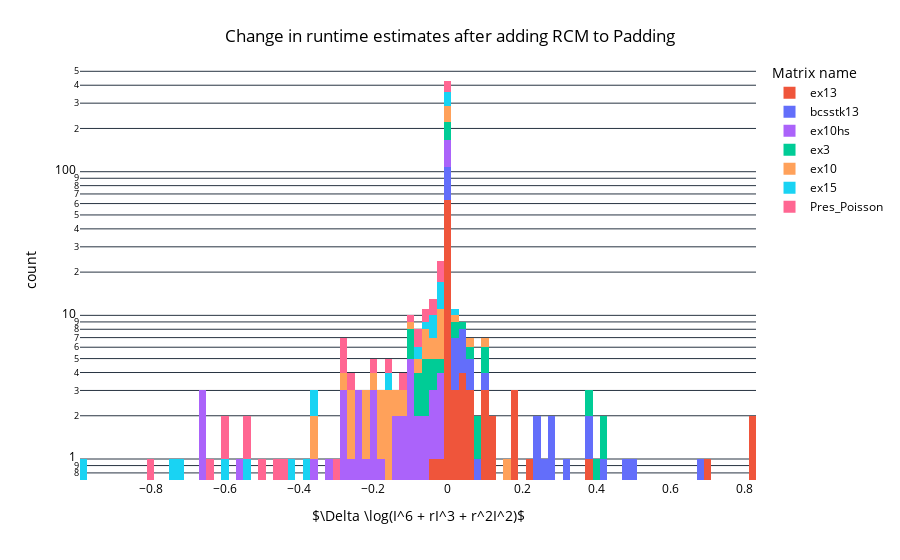

The code cell stored with this chart in its notebook:
### Code cell
fig = px.histogram(rcm_padding_diff_df, x="log_obj_func_diff", nbins=100, log_y=True, 
                   color="matrix_name",
                #  histnorm="probability",  # won't add up to one overall when multiple groups are used
                  color_discrete_map=matrix_color_map,
                  labels={
                      "log_obj_func_diff": r'$\Delta \log(I^6 + rI^3 + r^2I^2)$',
                      "matrix_name": "Matrix name",
                      "tile_size": "Tile size",
                  })
fig.update_layout(
        title={
            'text': "Change in runtime estimates after adding RCM to Padding",
            'x': 0.5,
            'xanchor': 'center',
            'yanchor': 'top'
        },
        plot_bgcolor='white',  # Plot area background color
        paper_bgcolor='white',  # Entire figure background color
        font=dict(color='black'),  # Font color
    )
fig.show()
fig.write_image("plots/rcm_padding_log_obj_func_diff_plot.pdf")

### Figure 1 — Plotly figure (JSON) as saved in the notebook; plotly's stock layout.template omitted (floating-point values rounded to 4 significant figures)
{"data": [{"alignmentgroup": "True", "bingroup": "x", "hovertemplate": "Matrix name=ex13<br>$\\Delta \\log(I^6 + rI^3 + r^2I^2)$=%{x}<br>count=%{y}<extra></extra>", "legendgroup": "ex13", "marker": {"color": "#EF553B", "pattern": {"shape": ""}}, "name": "ex13", "nbinsx": 100, "offsetgroup": "ex13", "orientation": "v", "showlegend": true, "x": [0.8159, 0.3872, -0.0008705, 0.1719, 0.1766, 0.1002, 0.05099, 0.06861, 0.006967, 0.002062, 5.225e-05, 2.12e-05, 1.554e-06, 4.641e-07, 0.0, 0.0, 0.0, 0.0, 0.0, 0.00115, 0.0001255, 0.0, 2.133e-05, 0.0, 0.0, 0.8164, 0.04923, 0.2194, -0.03845, 0.02747, 0.05391, 0.1222, 0.09244, 0.1025, 0.03808, 0.01971, 0.0007062, 0.00019, 4.913e-05, 1.446e-05, 6.241e-06, 3.565e-07, 0.0, 0.0, 0.0, 0.0, 0.0, 0.0, 0.0002338, 0.0, 0.0, -1.036e-06, 0.0, 0.0, 0.1224, -0.0007433, 0.0003133, 0.0, 0.0, 0.0, 0.0, 0.6924, 0.03131, 0.1717, 0.04475, 0.01765, 0.006782, 0.001106, 3.044e-05, 0.0, 0.0, 0.0, 0.0, 0.0, 0.0, 0.0, 2.153e-05, 0.0, 0.0, -0.01928, 0.0009303, 3.569e-05, 0.0, 0.0, 0.003716, 0.0002443, 0.0, 0.0, 0.0], "xaxis": "x", "yaxis": "y", "type": "histogram"}, {"alignmentgroup": "True", "bingroup": "x", "hovertemplate": "Matrix name=bcsstk13<br>$\\Delta \\log(I^6 + rI^3 + r^2I^2)$=%{x}<br>count=%{y}<extra></extra>", "legendgroup": "bcsstk13", "marker": {"color": "#636EFA", "pattern": {"shape": ""}}, "name": "bcsstk13", "nbinsx": 100, "offsetgroup": "bcsstk13", "orientation": "v", "showlegend": true, "x": [0.002469, -6.853e-08, 0.0, 0.07303, 0.09673, 0.06522, 0.04094, 0.008676, -3.68e-06, -1.563e-07, -4.19e-08, -3.44e-09, 0.0, 0.0, 0.0, 0.00363, 0.001143, -4.14e-08, 0.0, 0.0, 0.2746, 0.4951, 0.4812, 0.6835, 0.4224, 0.2354, 0.04812, 0.00262, -3.321e-06, -1.936e-07, -1.853e-07, -6.8e-08, -6.809e-09, 0.0, 0.0, 0.02164, 0.01322, 0.003452, -5.785e-07, -4.165e-08, 0.0, 0.0, 0.04018, 0.004543, -1.929e-06, -3.425e-09, 0.0, 0.2338, 0.2504, 0.05213, 0.008536, 3.919e-05, 0.0, 0.0, 0.3705, 0.03785, 0.01276, -4.209e-07, 0.0, 0.0, 0.3286, 0.2877, 0.02621, 0.002168, -3.709e-06, -3.394e-09, 0.0], "xaxis": "x", "yaxis": "y", "type": "histogram"}, {"alignmentgroup": "True", "bingroup": "x", "hovertemplate": "Matrix name=ex10hs<br>$\\Delta \\log(I^6 + rI^3 + r^2I^2)$=%{x}<br>count=%{y}<extra></extra>", "legendgroup": "ex10hs", "marker": {"color": "#AB63FA", "pattern": {"shape": ""}}, "name": "ex10hs", "nbinsx": 100, "offsetgroup": "ex10hs", "orientation": "v", "showlegend": true, "x": [-0.6537, -0.5631, -0.1383, -0.1935, -0.2356, -0.2772, -0.2003, -0.00915, -0.005213, -7.689e-05, -4.188e-05, 0.0, 0.0, 0.0, 0.0, 0.0, 0.0, -8.668e-05, 0.0, 0.0, 0.0, -0.6569, -0.08689, -0.1309, -0.2349, -0.2034, -0.1732, -0.2639, -0.2793, -0.1224, -0.08579, -0.007476, -0.006351, -0.0003033, -0.000142, -3.492e-05, 0.0, 0.0, 0.0, 0.0, 0.0, 0.0, 0.0, 0.0, -0.3282, -0.09774, -0.2435, -0.06228, -0.03817, -0.02978, -0.01901, -0.004757, -0.0004304, 1.22e-06, 1.37e-07, 1.033e-07, 1.394e-08, 3.959e-09, 0.0, 0.0, 0.0, -0.1013, -0.1059, -0.03912, -0.0004877, -9.92e-06, 0.0, 0.0, 0.0, -0.6556, -0.352, -0.2803, -0.09543, -0.2225, -0.11, -0.01407, -0.001681, -0.0001007, 2.717e-06, 0.0, 0.0, 0.0, 0.0, 0.0, -0.09328, -0.05084, -0.004324, -0.0003951, 0.0, 0.0, 0.0, -0.0001455, 0.0, 0.0, 0.0], "xaxis": "x", "yaxis": "y", "type": "histogram"}, {"alignmentgroup": "True", "bingroup": "x", "hovertemplate": "Matrix name=ex3<br>$\\Delta \\log(I^6 + rI^3 + r^2I^2)$=%{x}<br>count=%{y}<extra></extra>", "legendgroup": "ex3", "marker": {"color": "#00CC96", "pattern": {"shape": ""}}, "name": "ex3", "nbinsx": 100, "offsetgroup": "ex3", "orientation": "v", "showlegend": true, "x": [0.4042, 0.08445, -0.06248, 0.03848, -0.0108, -0.009546, 0.0005714, 0.0006007, 1.213e-05, 4.298e-07, 7.835e-08, 2.19e-08, 4.514e-09, 0.0, 0.0, 0.4197, 0.09487, -0.07963, 0.06939, -0.05473, -0.09865, -0.08182, -0.1059, 0.02411, 0.0, 0.003235, 0.001513, 0.0008615, 5.428e-05, 1.177e-05, 1.089e-05, 2.54e-06, 1.01e-07, 7.915e-08, 1.103e-08, 4.559e-09, 0.0, 0.0, 0.3714, -0.003945, 0.0008286, -5.94e-06, 2.166e-06, 0.0, 0.0, 0.003592, -9.606e-05, 1.096e-08, 0.0, 0.0, -0.001387, 0.0007681, 0.0, -0.04653, -0.0003563, 0.0001101, 2.209e-08, 0.0, 0.09435, -0.06904, -0.1008, -0.04729, 0.01916, 0.0004049, 2.796e-05, 3.003e-07, 1.297e-07, 4.536e-09, 0.0, 8.916e-05, 4.582e-09, 0.0, 0.0, 0.0, 0.000232, 0.0, 0.0], "xaxis": "x", "yaxis": "y", "type": "histogram"}, {"alignmentgroup": "True", "bingroup": "x", "hovertemplate": "Matrix name=ex10<br>$\\Delta \\log(I^6 + rI^3 + r^2I^2)$=%{x}<br>count=%{y}<extra></extra>", "legendgroup": "ex10", "marker": {"color": "#FFA15A", "pattern": {"shape": ""}}, "name": "ex10", "nbinsx": 100, "offsetgroup": "ex10", "orientation": "v", "showlegend": true, "x": [-0.09719, -0.01303, -0.0008842, -0.0005794, 4.693e-07, 4.172e-08, 4.696e-09, 0.0, 0.0, -0.2016, 0.02277, -0.003312, 0.05524, -0.05285, -0.02187, -0.1376, 0.002272, 0.0005758, 5.184e-06, 7.968e-06, 1.208e-07, 8.718e-08, 9.312e-09, 4.673e-09, 0.0, 0.0, -0.221, -0.1517, -0.1501, -0.2531, -0.3575, -0.2658, -0.05324, -0.0002705, -3.608e-05, 2.733e-06, 3.691e-07, 5.435e-08, 9.371e-09, 1.953e-09, 0.0, 0.0, 0.0, -0.0285, 0.0001706, 0.0001287, 8.834e-08, 9.43e-09, 0.0, 0.0, -0.2824, -0.03284, -0.003391, -0.0001543, 1.19e-06, 0.0, 0.0, -0.001603, 9.148e-07, 0.0, -0.002657, -0.0007995, 0.0, -0.1785, -0.1119, 0.1588, -0.2254, -0.1512, -0.05663, -0.01239, -0.0006222, -0.0001331, -5.573e-05, 2.181e-07, 1.653e-08, 1.945e-09, 0.0, 0.0, -0.1707, -0.07429, -0.02544, 0.106, -0.01353, -0.009962, -0.03722, -0.003572, -0.0004222, 1.489e-06, 1.654e-07, 6.184e-08, 1.666e-08, 4.72e-09, 1.96e-09, 0.0, 0.0], "xaxis": "x", "yaxis": "y", "type": "histogram"}, {"alignmentgroup": "True", "bingroup": "x", "hovertemplate": "Matrix name=ex15<br>$\\Delta \\log(I^6 + rI^3 + r^2I^2)$=%{x}<br>count=%{y}<extra></extra>", "legendgroup": "ex15", "marker": {"color": "#19D3F3", "pattern": {"shape": ""}}, "name": "ex15", "nbinsx": 100, "offsetgroup": "ex15", "orientation": "v", "showlegend": true, "x": [-0.6069, -0.7428, 0.0, 0.0, 0.0, -0.4102, -0.1564, -0.7189, -0.02571, 0.0, 0.0, 0.0, 0.0, 0.0, -0.02919, -0.04468, -0.05627, -0.01637, 6.548e-05, -6.812e-06, -7.819e-08, -4.786e-09, 0.0, -1.676e-10, 0.0, -0.5333, -0.008991, -0.07491, 0.01049, -0.007263, -0.001783, -0.0007315, -0.0001691, 0.0, 0.0, 0.0, 0.0, 0.0, 0.0, 0.0, 0.0, 0.0, -0.002763, -0.0002168, -4.169e-05, 0.0, 0.0, 0.0, 0.0, -0.03528, -0.03938, 3.069e-05, 0.0, 0.0, 0.0, 0.0, -0.3523, -0.004805, -0.01979, 0.005213, -0.001479, -0.0005415, -0.0005671, 0.0, 0.0, 0.0, 0.0, 0.0, 0.0, 0.0, 0.0, -0.9832, -0.3719, -0.01166, -0.002308, 5.46e-05, 0.0, 0.0, 0.0, 0.0, 0.0, 0.0, -0.02516, -0.0001595, -2.051e-05, 0.0, 0.0, 0.0, 0.0, 0.0, 0.0], "xaxis": "x", "yaxis": "y", "type": "histogram"}, {"alignmentgroup": "True", "bingroup": "x", "hovertemplate": "Matrix name=Pres_Poisson<br>$\\Delta \\log(I^6 + rI^3 + r^2I^2)$=%{x}<br>count=%{y}<extra></extra>", "legendgroup": "Pres_Poisson", "marker": {"color": "#FF6692", "pattern": {"shape": ""}}, "name": "Pres_Poisson", "nbinsx": 100, "offsetgroup": "Pres_Poisson", "orientation": "v", "showlegend": true, "x": [-0.4432, -0.2898, -0.08173, -0.05504, -0.007614, -0.0008543, -0.0001372, -1.18e-05, -3.084e-07, -5.122e-08, -1.51e-09, -8.095e-10, -1.662e-11, 0.0, 0.0, -1.515e-05, -1.661e-11, 0.0, 0.0, -0.005331, -0.0004647, -5.355e-05, -1.039e-08, -3.879e-10, 0.0, 0.0, -0.6013, -0.7997, -0.6456, -0.1607, -0.01792, -0.01377, -0.00798, -0.002294, -0.0001538, -3.472e-06, -1.031e-07, -2.924e-09, -7.91e-11, 0.0, 0.0, 0.0, -8.949e-06, 0.0, 0.0, -0.4639, -0.2557, -0.01886, -0.00201, -0.0002093, -1.363e-05, -3.986e-07, -1.487e-08, -1.186e-10, 0.0, 0.0, -0.5315, -0.2799, -0.4925, -0.2971, -0.2076, -0.06528, -0.09811, -0.008016, -0.0356, -0.027, -0.005188, -0.01139, -0.02084, -0.01032, -0.001472, -0.0002041, -2.457e-05, -5.368e-06, -6.279e-07, -1.655e-07, -9.076e-08, -2.303e-08, -6.077e-09, -3.575e-09, -8.085e-10, -1.185e-10, -1.661e-11, 0.0, 0.0, -0.2813, -0.07189, -0.03562, -0.1204, -0.04065, -0.0003824, -9.183e-05, -1.198e-06, -6.088e-09, -1.663e-11, 0.0, -0.007841, 8.525e-05, -8.336e-07, -3.883e-10, 0.0], "xaxis": "x", "yaxis": "y", "type": "histogram"}], "layout": {"xaxis": {"anchor": "y", "domain": [0.0, 1.0], "title": {"text": "$\\Delta \\log(I^6 + rI^3 + r^2I^2)$"}}, "yaxis": {"anchor": "x", "domain": [0.0, 1.0], "title": {"text": "count"}, "type": "log"}, "legend": {"title": {"text": "Matrix name"}, "tracegroupgap": 0}, "margin": {"t": 60}, "barmode": "relative", "title": {"text": "Change in runtime estimates after adding RCM to Padding", "x": 0.5, "xanchor": "center", "yanchor": "top"}, "font": {"color": "black"}, "plot_bgcolor": "white", "paper_bgcolor": "white"}}
